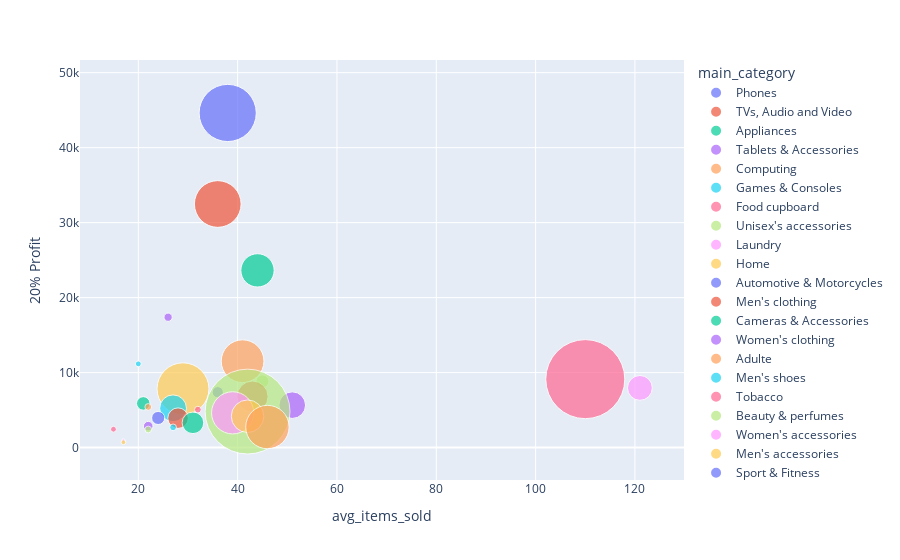

Notebook code for this chart:
### Code cell
fig = px.scatter(df, x="avg_items_sold", y="20% Profit", size="no_of_products", color="main_category",
           hover_name="main_category", log_x=False, size_max=60)
fig.show()

### Figure 1 — Plotly figure (JSON) as saved in the notebook; plotly's stock layout.template omitted (floating-point values rounded to 4 significant figures)
{"data": [{"hovertemplate": "<b>%{hovertext}</b><br><br>main_category=Phones<br>avg_items_sold=%{x}<br>20% Profit=%{y}<br>no_of_products=%{marker.size}<extra></extra>", "hovertext": ["Phones"], "legendgroup": "Phones", "marker": {"color": "#636efa", "size": [286], "sizemode": "area", "sizeref": 0.175, "symbol": "circle"}, "mode": "markers", "name": "Phones", "orientation": "v", "showlegend": true, "type": "scatter", "x": [38], "xaxis": "x", "y": [44630.0], "yaxis": "y"}, {"hovertemplate": "<b>%{hovertext}</b><br><br>main_category=TVs, Audio and Video<br>avg_items_sold=%{x}<br>20% Profit=%{y}<br>no_of_products=%{marker.size}<extra></extra>", "hovertext": ["TVs, Audio and Video"], "legendgroup": "TVs, Audio and Video", "marker": {"color": "#EF553B", "size": [191], "sizemode": "area", "sizeref": 0.175, "symbol": "circle"}, "mode": "markers", "name": "TVs, Audio and Video", "orientation": "v", "showlegend": true, "type": "scatter", "x": [36], "xaxis": "x", "y": [32490.0], "yaxis": "y"}, {"hovertemplate": "<b>%{hovertext}</b><br><br>main_category=Appliances<br>avg_items_sold=%{x}<br>20% Profit=%{y}<br>no_of_products=%{marker.size}<extra></extra>", "hovertext": ["Appliances"], "legendgroup": "Appliances", "marker": {"color": "#00cc96", "size": [97], "sizemode": "area", "sizeref": 0.175, "symbol": "circle"}, "mode": "markers", "name": "Appliances", "orientation": "v", "showlegend": true, "type": "scatter", "x": [44], "xaxis": "x", "y": [23640.0], "yaxis": "y"}, {"hovertemplate": "<b>%{hovertext}</b><br><br>main_category=Tablets & Accessories<br>avg_items_sold=%{x}<br>20% Profit=%{y}<br>no_of_products=%{marker.size}<extra></extra>", "hovertext": ["Tablets & Accessories"], "legendgroup": "Tablets & Accessories", "marker": {"color": "#ab63fa", "size": [6], "sizemode": "area", "sizeref": 0.175, "symbol": "circle"}, "mode": "markers", "name": "Tablets & Accessories", "orientation": "v", "showlegend": true, "type": "scatter", "x": [26], "xaxis": "x", "y": [17390.0], "yaxis": "y"}, {"hovertemplate": "<b>%{hovertext}</b><br><br>main_category=Computing<br>avg_items_sold=%{x}<br>20% Profit=%{y}<br>no_of_products=%{marker.size}<extra></extra>", "hovertext": ["Computing"], "legendgroup": "Computing", "marker": {"color": "#FFA15A", "size": [160], "sizemode": "area", "sizeref": 0.175, "symbol": "circle"}, "mode": "markers", "name": "Computing", "orientation": "v", "showlegend": true, "type": "scatter", "x": [41], "xaxis": "x", "y": [11521], "yaxis": "y"}, {"hovertemplate": "<b>%{hovertext}</b><br><br>main_category=Games & Consoles<br>avg_items_sold=%{x}<br>20% Profit=%{y}<br>no_of_products=%{marker.size}<extra></extra>", "hovertext": ["Games & Consoles"], "legendgroup": "Games & Consoles", "marker": {"color": "#19d3f3", "size": [3], "sizemode": "area", "sizeref": 0.175, "symbol": "circle"}, "mode": "markers", "name": "Games & Consoles", "orientation": "v", "showlegend": true, "type": "scatter", "x": [20], "xaxis": "x", "y": [11168], "yaxis": "y"}, {"hovertemplate": "<b>%{hovertext}</b><br><br>main_category=Food cupboard<br>avg_items_sold=%{x}<br>20% Profit=%{y}<br>no_of_products=%{marker.size}<extra></extra>", "hovertext": ["Food cupboard"], "legendgroup": "Food cupboard", "marker": {"color": "#FF6692", "size": [547], "sizemode": "area", "sizeref": 0.175, "symbol": "circle"}, "mode": "markers", "name": "Food cupboard", "orientation": "v", "showlegend": true, "type": "scatter", "x": [110], "xaxis": "x", "y": [9130], "yaxis": "y"}, {"hovertemplate": "<b>%{hovertext}</b><br><br>main_category=Unisex's accessories<br>avg_items_sold=%{x}<br>20% Profit=%{y}<br>no_of_products=%{marker.size}<extra></extra>", "hovertext": ["Unisex's accessories"], "legendgroup": "Unisex's accessories", "marker": {"color": "#B6E880", "size": [15], "sizemode": "area", "sizeref": 0.175, "symbol": "circle"}, "mode": "markers", "name": "Unisex's accessories", "orientation": "v", "showlegend": true, "type": "scatter", "x": [45], "xaxis": "x", "y": [8829], "yaxis": "y"}, {"hovertemplate": "<b>%{hovertext}</b><br><br>main_category=Laundry<br>avg_items_sold=%{x}<br>20% Profit=%{y}<br>no_of_products=%{marker.size}<extra></extra>", "hovertext": ["Laundry"], "legendgroup": "Laundry", "marker": {"color": "#FF97FF", "size": [54], "sizemode": "area", "sizeref": 0.175, "symbol": "circle"}, "mode": "markers", "name": "Laundry", "orientation": "v", "showlegend": true, "type": "scatter", "x": [121], "xaxis": "x", "y": [7962.0], "yaxis": "y"}, {"hovertemplate": "<b>%{hovertext}</b><br><br>main_category=Home<br>avg_items_sold=%{x}<br>20% Profit=%{y}<br>no_of_products=%{marker.size}<extra></extra>", "hovertext": ["Home"], "legendgroup": "Home", "marker": {"color": "#FECB52", "size": [236], "sizemode": "area", "sizeref": 0.175, "symbol": "circle"}, "mode": "markers", "name": "Home", "orientation": "v", "showlegend": true, "type": "scatter", "x": [29], "xaxis": "x", "y": [7842.0], "yaxis": "y"}, {"hovertemplate": "<b>%{hovertext}</b><br><br>main_category=Automotive & Motorcycles<br>avg_items_sold=%{x}<br>20% Profit=%{y}<br>no_of_products=%{marker.size}<extra></extra>", "hovertext": ["Automotive & Motorcycles"], "legendgroup": "Automotive & Motorcycles", "marker": {"color": "#636efa", "size": [11], "sizemode": "area", "sizeref": 0.175, "symbol": "circle"}, "mode": "markers", "name": "Automotive & Motorcycles", "orientation": "v", "showlegend": true, "type": "scatter", "x": [36], "xaxis": "x", "y": [7387.0], "yaxis": "y"}, {"hovertemplate": "<b>%{hovertext}</b><br><br>main_category=Men's clothing<br>avg_items_sold=%{x}<br>20% Profit=%{y}<br>no_of_products=%{marker.size}<extra></extra>", "hovertext": ["Men's clothing"], "legendgroup": "Men's clothing", "marker": {"color": "#EF553B", "size": [85], "sizemode": "area", "sizeref": 0.175, "symbol": "circle"}, "mode": "markers", "name": "Men's clothing", "orientation": "v", "showlegend": true, "type": "scatter", "x": [43], "xaxis": "x", "y": [6803.0], "yaxis": "y"}, {"hovertemplate": "<b>%{hovertext}</b><br><br>main_category=Cameras & Accessories<br>avg_items_sold=%{x}<br>20% Profit=%{y}<br>no_of_products=%{marker.size}<extra></extra>", "hovertext": ["Cameras & Accessories"], "legendgroup": "Cameras & Accessories", "marker": {"color": "#00cc96", "size": [16], "sizemode": "area", "sizeref": 0.175, "symbol": "circle"}, "mode": "markers", "name": "Cameras & Accessories", "orientation": "v", "showlegend": true, "type": "scatter", "x": [21], "xaxis": "x", "y": [5893.0], "yaxis": "y"}, {"hovertemplate": "<b>%{hovertext}</b><br><br>main_category=Women's clothing<br>avg_items_sold=%{x}<br>20% Profit=%{y}<br>no_of_products=%{marker.size}<extra></extra>", "hovertext": ["Women's clothing"], "legendgroup": "Women's clothing", "marker": {"color": "#ab63fa", "size": [62], "sizemode": "area", "sizeref": 0.175, "symbol": "circle"}, "mode": "markers", "name": "Women's clothing", "orientation": "v", "showlegend": true, "type": "scatter", "x": [51], "xaxis": "x", "y": [5661], "yaxis": "y"}, {"hovertemplate": "<b>%{hovertext}</b><br><br>main_category=Adulte<br>avg_items_sold=%{x}<br>20% Profit=%{y}<br>no_of_products=%{marker.size}<extra></extra>", "hovertext": ["Adulte"], "legendgroup": "Adulte", "marker": {"color": "#FFA15A", "size": [4], "sizemode": "area", "sizeref": 0.175, "symbol": "circle"}, "mode": "markers", "name": "Adulte", "orientation": "v", "showlegend": true, "type": "scatter", "x": [22], "xaxis": "x", "y": [5421.0], "yaxis": "y"}, {"hovertemplate": "<b>%{hovertext}</b><br><br>main_category=Men's shoes<br>avg_items_sold=%{x}<br>20% Profit=%{y}<br>no_of_products=%{marker.size}<extra></extra>", "hovertext": ["Men's shoes"], "legendgroup": "Men's shoes", "marker": {"color": "#19d3f3", "size": [63], "sizemode": "area", "sizeref": 0.175, "symbol": "circle"}, "mode": "markers", "name": "Men's shoes", "orientation": "v", "showlegend": true, "type": "scatter", "x": [27], "xaxis": "x", "y": [5238], "yaxis": "y"}, {"hovertemplate": "<b>%{hovertext}</b><br><br>main_category=Tobacco<br>avg_items_sold=%{x}<br>20% Profit=%{y}<br>no_of_products=%{marker.size}<extra></extra>", "hovertext": ["Tobacco"], "legendgroup": "Tobacco", "marker": {"color": "#FF6692", "size": [4], "sizemode": "area", "sizeref": 0.175, "symbol": "circle"}, "mode": "markers", "name": "Tobacco", "orientation": "v", "showlegend": true, "type": "scatter", "x": [32], "xaxis": "x", "y": [5062.0], "yaxis": "y"}, {"hovertemplate": "<b>%{hovertext}</b><br><br>main_category=Beauty & perfumes<br>avg_items_sold=%{x}<br>20% Profit=%{y}<br>no_of_products=%{marker.size}<extra></extra>", "hovertext": ["Beauty & perfumes"], "legendgroup": "Beauty & perfumes", "marker": {"color": "#B6E880", "size": [630], "sizemode": "area", "sizeref": 0.175, "symbol": "circle"}, "mode": "markers", "name": "Beauty & perfumes", "orientation": "v", "showlegend": true, "type": "scatter", "x": [42], "xaxis": "x", "y": [4805.0], "yaxis": "y"}, {"hovertemplate": "<b>%{hovertext}</b><br><br>main_category=Women's accessories<br>avg_items_sold=%{x}<br>20% Profit=%{y}<br>no_of_products=%{marker.size}<extra></extra>", "hovertext": ["Women's accessories"], "legendgroup": "Women's accessories", "marker": {"color": "#FF97FF", "size": [156], "sizemode": "area", "sizeref": 0.175, "symbol": "circle"}, "mode": "markers", "name": "Women's accessories", "orientation": "v", "showlegend": true, "type": "scatter", "x": [39], "xaxis": "x", "y": [4633.0], "yaxis": "y"}, {"hovertemplate": "<b>%{hovertext}</b><br><br>main_category=Men's accessories<br>avg_items_sold=%{x}<br>20% Profit=%{y}<br>no_of_products=%{marker.size}<extra></extra>", "hovertext": ["Men's accessories"], "legendgroup": "Men's accessories", "marker": {"color": "#FECB52", "size": [93], "sizemode": "area", "sizeref": 0.175, "symbol": "circle"}, "mode": "markers", "name": "Men's accessories", "orientation": "v", "showlegend": true, "type": "scatter", "x": [42], "xaxis": "x", "y": [4183.0], "yaxis": "y"}, {"hovertemplate": "<b>%{hovertext}</b><br><br>main_category=Sport & Fitness<br>avg_items_sold=%{x}<br>20% Profit=%{y}<br>no_of_products=%{marker.size}<extra></extra>", "hovertext": ["Sport & Fitness"], "legendgroup": "Sport & Fitness", "marker": {"color": "#636efa", "size": [15], "sizemode": "area", "sizeref": 0.175, "symbol": "circle"}, "mode": "markers", "name": "Sport & Fitness", "orientation": "v", "showlegend": true, "type": "scatter", "x": [24], "xaxis": "x", "y": [3950.0], "yaxis": "y"}, {"hovertemplate": "<b>%{hovertext}</b><br><br>main_category=Kids and Baby<br>avg_items_sold=%{x}<br>20% Profit=%{y}<br>no_of_products=%{marker.size}<extra></extra>", "hovertext": ["Kids and Baby"], "legendgroup": "Kids and Baby", "marker": {"color": "#EF553B", "size": [37], "sizemode": "area", "sizeref": 0.175, "symbol": "circle"}, "mode": "markers", "name": "Kids and Baby", "orientation": "v", "showlegend": true, "type": "scatter", "x": [28], "xaxis": "x", "y": [3926.0], "yaxis": "y"}, {"hovertemplate": "<b>%{hovertext}</b><br><br>main_category=Women's shoes<br>avg_items_sold=%{x}<br>20% Profit=%{y}<br>no_of_products=%{marker.size}<extra></extra>", "hovertext": ["Women's shoes"], "legendgroup": "Women's shoes", "marker": {"color": "#00cc96", "size": [41], "sizemode": "area", "sizeref": 0.175, "symbol": "circle"}, "mode": "markers", "name": "Women's shoes", "orientation": "v", "showlegend": true, "type": "scatter", "x": [31], "xaxis": "x", "y": [3305.0], "yaxis": "y"}, {"hovertemplate": "<b>%{hovertext}</b><br><br>main_category=Boys<br>avg_items_sold=%{x}<br>20% Profit=%{y}<br>no_of_products=%{marker.size}<extra></extra>", "hovertext": ["Boys"], "legendgroup": "Boys", "marker": {"color": "#ab63fa", "size": [8], "sizemode": "area", "sizeref": 0.175, "symbol": "circle"}, "mode": "markers", "name": "Boys", "orientation": "v", "showlegend": true, "type": "scatter", "x": [22], "xaxis": "x", "y": [2860], "yaxis": "y"}, {"hovertemplate": "<b>%{hovertext}</b><br><br>main_category=Household care<br>avg_items_sold=%{x}<br>20% Profit=%{y}<br>no_of_products=%{marker.size}<extra></extra>", "hovertext": ["Household care"], "legendgroup": "Household care", "marker": {"color": "#FFA15A", "size": [165], "sizemode": "area", "sizeref": 0.175, "symbol": "circle"}, "mode": "markers", "name": "Household care", "orientation": "v", "showlegend": true, "type": "scatter", "x": [46], "xaxis": "x", "y": [2742.0], "yaxis": "y"}, {"hovertemplate": "<b>%{hovertext}</b><br><br>main_category=Fashion<br>avg_items_sold=%{x}<br>20% Profit=%{y}<br>no_of_products=%{marker.size}<extra></extra>", "hovertext": ["Fashion"], "legendgroup": "Fashion", "marker": {"color": "#19d3f3", "size": [4], "sizemode": "area", "sizeref": 0.175, "symbol": "circle"}, "mode": "markers", "name": "Fashion", "orientation": "v", "showlegend": true, "type": "scatter", "x": [27], "xaxis": "x", "y": [2700], "yaxis": "y"}, {"hovertemplate": "<b>%{hovertext}</b><br><br>main_category=Books & Stationery<br>avg_items_sold=%{x}<br>20% Profit=%{y}<br>no_of_products=%{marker.size}<extra></extra>", "hovertext": ["Books & Stationery"], "legendgroup": "Books & Stationery", "marker": {"color": "#FF6692", "size": [3], "sizemode": "area", "sizeref": 0.175, "symbol": "circle"}, "mode": "markers", "name": "Books & Stationery", "orientation": "v", "showlegend": true, "type": "scatter", "x": [15], "xaxis": "x", "y": [2448], "yaxis": "y"}, {"hovertemplate": "<b>%{hovertext}</b><br><br>main_category=Beverages<br>avg_items_sold=%{x}<br>20% Profit=%{y}<br>no_of_products=%{marker.size}<extra></extra>", "hovertext": ["Beverages"], "legendgroup": "Beverages", "marker": {"color": "#B6E880", "size": [4], "sizemode": "area", "sizeref": 0.175, "symbol": "circle"}, "mode": "markers", "name": "Beverages", "orientation": "v", "showlegend": true, "type": "scatter", "x": [22], "xaxis": "x", "y": [2411.0], "yaxis": "y"}, {"hovertemplate": "<b>%{hovertext}</b><br><br>main_category=Girls<br>avg_items_sold=%{x}<br>20% Profit=%{y}<br>no_of_products=%{marker.size}<extra></extra>", "hovertext": ["Girls"], "legendgroup": "Girls", "marker": {"color": "#FF97FF", "size": [1], "sizemode": "area", "sizeref": 0.175, "symbol": "circle"}, "mode": "markers", "name": "Girls", "orientation": "v", "showlegend": true, "type": "scatter", "x": [17], "xaxis": "x", "y": [948.6], "yaxis": "y"}, {"hovertemplate": "<b>%{hovertext}</b><br><br>main_category=Musical Instruments<br>avg_items_sold=%{x}<br>20% Profit=%{y}<br>no_of_products=%{marker.size}<extra></extra>", "hovertext": ["Musical Instruments"], "legendgroup": "Musical Instruments", "marker": {"color": "#FECB52", "size": [2], "sizemode": "area", "sizeref": 0.175, "symbol": "circle"}, "mode": "markers", "name": "Musical Instruments", "orientation": "v", "showlegend": true, "type": "scatter", "x": [17], "xaxis": "x", "y": [710.6], "yaxis": "y"}], "layout": {"autosize": true, "legend": {"itemsizing": "constant", "title": {"text": "main_category"}, "tracegroupgap": 0}, "margin": {"t": 60}, "xaxis": {"anchor": "y", "autorange": true, "domain": [0, 1], "range": [8.497, 129.0], "title": {"text": "avg_items_sold"}, "type": "linear"}, "yaxis": {"anchor": "x", "autorange": true, "domain": [0, 1], "range": [-14810.0, 59050.0], "title": {"text": "20% Profit"}, "type": "linear"}}}
